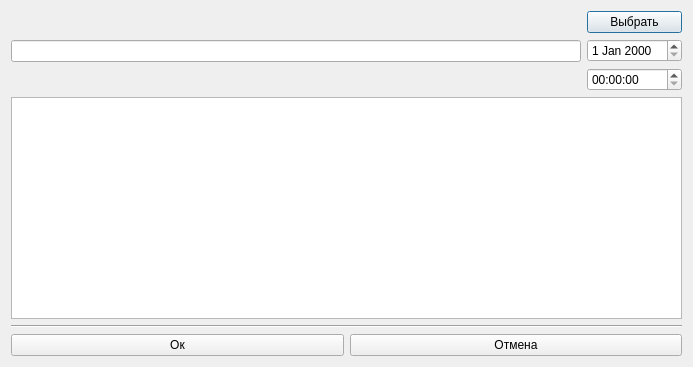
<?xml version="1.0" encoding="UTF-8"?>
<ui version="4.0">
 <class>Dialog</class>
 <widget class="QDialog" name="Dialog">
  <property name="geometry">
   <rect>
    <x>0</x>
    <y>0</y>
    <width>693</width>
    <height>367</height>
   </rect>
  </property>
  <property name="windowTitle">
   <string>Dialog</string>
  </property>
  <layout class="QVBoxLayout" name="verticalLayout">
   <item>
    <layout class="QHBoxLayout" name="horizontalLayout_4">
     <item>
      <widget class="QLineEdit" name="edit_Short">
       <property name="sizePolicy">
        <sizepolicy hsizetype="Expanding" vsizetype="Fixed">
         <horstretch>0</horstretch>
         <verstretch>0</verstretch>
        </sizepolicy>
       </property>
      </widget>
     </item>
     <item>
      <layout class="QVBoxLayout" name="verticalLayout_2">
       <item>
        <widget class="QPushButton" name="btn_date">
         <property name="text">
          <string>Выбрать</string>
         </property>
        </widget>
       </item>
       <item>
        <widget class="QDateEdit" name="edit_Date">
         <property name="sizePolicy">
          <sizepolicy hsizetype="Minimum" vsizetype="Fixed">
           <horstretch>0</horstretch>
           <verstretch>0</verstretch>
          </sizepolicy>
         </property>
        </widget>
       </item>
       <item>
        <widget class="QTimeEdit" name="edit_Time"/>
       </item>
      </layout>
     </item>
    </layout>
   </item>
   <item>
    <layout class="QHBoxLayout" name="horizontalLayout_3">
     <property name="spacing">
      <number>5</number>
     </property>
     <property name="leftMargin">
      <number>0</number>
     </property>
     <property name="topMargin">
      <number>0</number>
     </property>
     <item>
      <widget class="QTextEdit" name="edit_Full">
       <property name="sizePolicy">
        <sizepolicy hsizetype="Preferred" vsizetype="Preferred">
         <horstretch>0</horstretch>
         <verstretch>0</verstretch>
        </sizepolicy>
       </property>
      </widget>
     </item>
    </layout>
   </item>
   <item>
    <widget class="Line" name="line">
     <property name="orientation">
      <enum>Qt::Horizontal</enum>
     </property>
    </widget>
   </item>
   <item>
    <layout class="QHBoxLayout" name="horizontalLayout">
     <item>
      <widget class="QPushButton" name="btn_ok">
       <property name="sizePolicy">
        <sizepolicy hsizetype="Expanding" vsizetype="Fixed">
         <horstretch>0</horstretch>
         <verstretch>0</verstretch>
        </sizepolicy>
       </property>
       <property name="text">
        <string>Ок</string>
       </property>
      </widget>
     </item>
     <item>
      <widget class="QPushButton" name="btn_cancel">
       <property name="enabled">
        <bool>true</bool>
       </property>
       <property name="sizePolicy">
        <sizepolicy hsizetype="Expanding" vsizetype="Fixed">
         <horstretch>0</horstretch>
         <verstretch>0</verstretch>
        </sizepolicy>
       </property>
       <property name="text">
        <string>Отмена</string>
       </property>
      </widget>
     </item>
    </layout>
   </item>
  </layout>
 </widget>
 <resources/>
 <connections/>
</ui>
